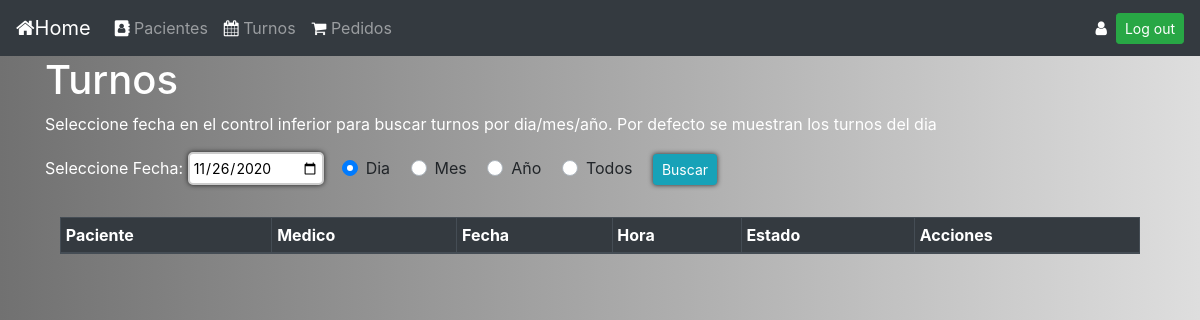
Page /turnos (signed in) on the earlier database version.
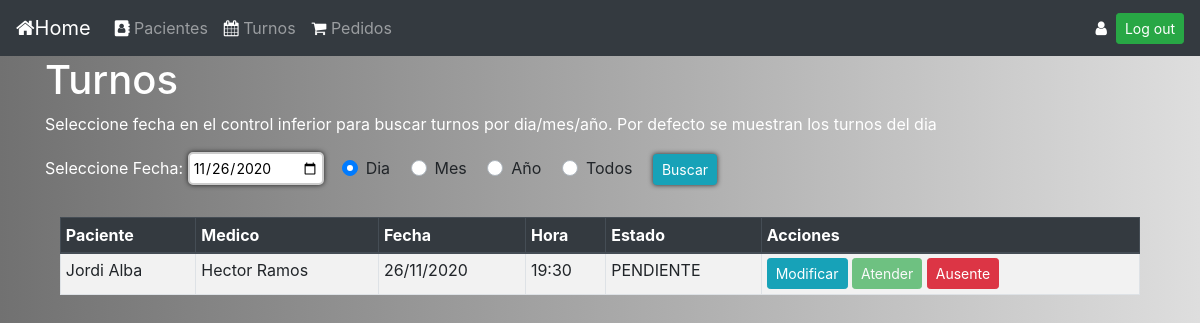
Same page on the later database version.
### gestion_consultorio/models.py (models this page shows)
class turno(models.Model):
    id_paciente = models.ForeignKey(paciente, on_delete=models.CASCADE)
    fecha_turno =  models.DateField()
    hora_turno =  models.TimeField()
    id_medico = models.ForeignKey(medico, on_delete=models.CASCADE)
    estado_turno = models.CharField(max_length=32, default='PENDIENTE', choices=[('PENDIENTE','pendiente'),('AUSENTE','ausente'),('ATENDIDO','atendido')])

class paciente(models.Model):
    nombre = models.CharField(max_length=64)
    apellido = models.CharField(max_length=64)
    def __str__(self):
        return f"{self.nombre} {self.apellido}"

class medico(models.Model):
    nombre = models.CharField(max_length=64)
    apellido = models.CharField(max_length=64)
    def __str__(self):
        return f"{self.nombre} {self.apellido}"

### gestion_consultorio/views.py (the view, shortened to what this page needs)
# urls.py: path('turnos', views.turnos, name='turnos'),
@login_required(login_url='login_view')
@user_passes_test(acceso_turnos, login_url='errorpermisos')
def turnos(request):
    hoy=datetime.date.today()
    fecha_filtro = {'fecha_turno': hoy}
    usuario = None
    if request.user.is_authenticated:
        usuario_nombre = request.user.first_name
        usuario_apellido = request.user.last_name
        try:
            medico_filtro=medico.objects.get(nombre=usuario_nombre,apellido=usuario_apellido)
            consulta = turno.objects.filter(id_medico=medico_filtro).filter(**fecha_filtro).order_by('fecha_turno','hora_turno')
        except:
            consulta = turno.objects.filter(**fecha_filtro).order_by('fecha_turno','hora_turno')
    return render(request,"turnos.html", {"medicos":medico.objects.all(),"turnos": consulta})

### gestion_consultorio/views.py (called while the page is built)
def acceso_turnos(user):
    return user.groups.filter(name__in=['Medicos','Secretarias']).exists()

### gestion_consultorio/templates/turnos.html (shortened to what this page needs)
{% extends "layout.html" %}
{% block body %}
<div class="container">
  <h1 style="color:white">Turnos</h1>
  <p style="color:white">Seleccione fecha en el control inferior para buscar turnos por dia/mes/año. Por defecto se muestran los turnos del dia</p>
</div>
<div class="container">
  <form action="{% url 'turnos' %}" method="post">
  <label style="color:white;">Seleccione Fecha: <input type="date" name="fecha" id="input_fecha"></label>&nbsp;&nbsp;&nbsp;
  <div class="custom-control custom-radio custom-control-inline">
    <label class="custom-control-label" for="customRadioInline1">Dia</label>
  </div>
  <div class="custom-control custom-radio custom-control-inline">
    <label class="custom-control-label" for="customRadioInline2">Mes</label>
  </div>
  <div class="custom-control custom-radio custom-control-inline">
    <label class="custom-control-label" for="customRadioInline3">Año</label>
  </div>
  <div class="custom-control custom-radio custom-control-inline">
    <label class="custom-control-label" for="customRadioInline4">Todos</label>
  </div>
  <input type="submit" value="Buscar" class="btn btn-info btn-sm">
  </form>
</div>
<br>
<div class="container">
<div id="div1" class ="col-md-12">
        <table border="1" class="table table-striped table-bordered bg-white table-sm">
            <thead class="thead-dark">
                <tr>
                    <th scope="col">Paciente</th>
                    <th scope="col">Medico</th>
                    <th scope="col">Fecha</th>
                    <th scope="col">Hora</th>
                    <th scope="col">Estado</th>
                    <th scope="col">Acciones</th>
                </tr>
              </thead>
            <tbody>
                {% for unTurno in turnos %}
                <tr>
                    <td style="display:none;">{{unTurno.id}}
                    <td>{{unTurno.id_paciente}}</td>
                    <td>{{unTurno.id_medico}}</td>
                    <td>{{unTurno.fecha_turno|date:"d/m/Y"}}</td>
                    <td>{{unTurno.hora_turno|time:"H:i"}}</td>
                    <td>{{unTurno.estado_turno}}</td>
                    <td>
                        {% if perms.gestion_consultorio.change_turno %}
                          <button type="button" class="btn btn-info btn-sm" data-toggle="modal" data-target="#editar_turno" onclick="editar_turno(this);" value="{{unTurno.id}}#{{unTurno.id_paciente}}#{{unTurno.id_medico}}#{{unTurno.fecha_turno|date:"d/m/Y"}}#{{unTurno.hora_turno|time:"H:i"}}">Modificar</button>
                          <button type="button" class="btn btn-success btn-sm" disabled>Atender</button>
                          <button type="button" href="" class="btn btn-danger btn-sm btn-delete">Ausente</button>
                        {% endif %}
                    </td>
                </tr>
            {% endfor %}
            </tbody>
        </table>
    </div>
</div>
{% endblock %}

### gestion_consultorio/templates/layout.html (shortened to what this page needs)
{% load static %}
<!DOCTYPE html>
<html lang="es">
<head>
    <link rel="stylesheet" href="https://cdn.jsdelivr.net/npm/bootstrap@4.5.3/dist/css/bootstrap.min.css">
    <link href="https://cdnjs.cloudflare.com/ajax/libs/font-awesome/4.7.0/css/font-awesome.min.css" rel="stylesheet">
    <link rel="stylesheet" href="{% static 'estilos.css' %}">
    <nav class="navbar navbar-expand-sm bg-dark navbar-dark">
        <a class="navbar-brand" href="{% url 'index' %}"> <i style="color:white;" class="fa fa-home" aria-hidden="true"></i>Home</a>
        <div class="collapse navbar-collapse" id="navbarTogglerDemo02">
          <ul class="navbar-nav mr-auto mt-2 mt-lg-0">
            <li class="nav-item">
                <a class="nav-link" href="{% url 'pacientes' %}"> <i style="color:white;" class="fa fa-address-book" aria-hidden="true"></i> Pacientes</a>
            </li>
            <li class="nav-item">
                <a class="nav-link" href="{% url 'turnos' %}"><i style="color:white;" class="fa fa-calendar" aria-hidden="true"></i> Turnos</a>
            </li>
            <li class="nav-item">
                <a class="nav-link" href="{% url 'pedidos' %}"><i style="color:white;" class="fa fa-shopping-cart" aria-hidden="true"></i> Pedidos</a>
            </li>
          </ul>
                <a style="color: white; text-align:center;"><i style="color: white;" class="fa fa-user"></i>  {{ request.user.last_name }} {{ request.user.first_name }}</a> &nbsp;&nbsp;
        <a href="{% url 'logout_view' %}" class="btn btn-success btn-sm">Log out</a>
        </div>
      </nav>
</head>
<body>
    {%block body%}
    {%endblock%}
</body>
</html>

### gestion_consultorio/static/estilos.css (style rules this page uses)
body { background: #717171; background: -moz-linear-gradient(left, #717171 0%, #B3B3B3 61%, #DEDEDE 100%); background: -webkit-linear-gradient(left, #717171 0%, #B3B3B3 61%, #DEDEDE 100%); background: linear-gradient(to right, #717171 0%, #B3B3B3 61%, #DEDEDE 100%); }
#div1 { overflow-y: scroll; overflow-x: hidden; height:400px; width: 100%; }
td { margin: 0 auto; }
input { border-color:#cccccc; border-style:solid; padding:3px; border-width:2px; border-radius:5px; box-shadow: 0px 0px 5px 0px rgba(0, 0, 0, 0.75); font-size:14px; }

Differences in the rows shown:
added turno: id_paciente "Jordi Alba", id_medico "Hector Ramos", fecha_turno "26/11/2020", hora_turno "19:30", estado_turno "PENDIENTE"
